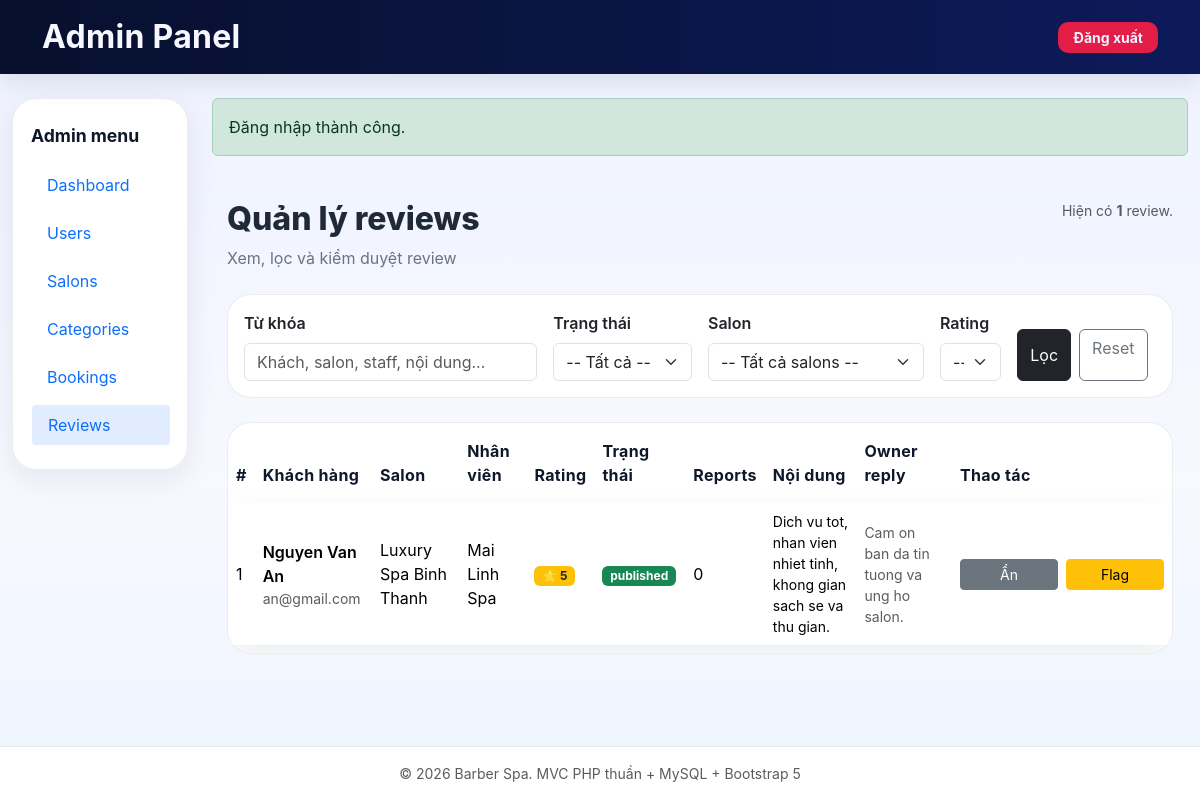
/admin/reviews (signed in), run on the app's committed database.
### tables this page shows
CREATE TABLE reviews (
    id INT UNSIGNED AUTO_INCREMENT PRIMARY KEY,
    booking_id INT UNSIGNED NOT NULL,
    user_id INT UNSIGNED NOT NULL,
    salon_id INT UNSIGNED NOT NULL,
    staff_id INT UNSIGNED NOT NULL,
    rating TINYINT NOT NULL,
    content TEXT NOT NULL,
    images LONGTEXT NULL,
    status ENUM('published', 'flagged', 'removed') NOT NULL DEFAULT 'published',
    owner_reply TEXT NULL,
    owner_replied_at DATETIME NULL,
    report_count INT NOT NULL DEFAULT 0,
    created_at TIMESTAMP NULL DEFAULT CURRENT_TIMESTAMP,
    updated_at TIMESTAMP NULL DEFAULT CURRENT_TIMESTAMP ON UPDATE CURRENT_TIMESTAMP,

    CONSTRAINT fk_reviews_booking
        FOREIGN KEY (booking_id) REFERENCES bookings(id)
        ON DELETE CASCADE,

    CONSTRAINT fk_reviews_user
        FOREIGN KEY (user_id) REFERENCES users(id)
        ON DELETE CASCADE,

    CONSTRAINT fk_reviews_salon
        FOREIGN KEY (salon_id) REFERENCES salons(id)
        ON DELETE CASCADE,

    CONSTRAINT fk_reviews_staff
        FOREIGN KEY (staff_id) REFERENCES staff(id)
        ON DELETE CASCADE,

    UNIQUE KEY uq_reviews_booking (booking_id),
    INDEX idx_reviews_user (user_id),
    INDEX idx_reviews_salon (salon_id),
    INDEX idx_reviews_staff (staff_id),
    INDEX idx_reviews_status (status),
    INDEX idx_reviews_rating (rating),
    INDEX idx_reviews_report_count (report_count)
);

CREATE TABLE users (
    id INT UNSIGNED AUTO_INCREMENT PRIMARY KEY,
    name VARCHAR(150) NOT NULL,
    email VARCHAR(150) NOT NULL UNIQUE,
    password VARCHAR(255) NOT NULL,
    role ENUM('admin', 'owner', 'customer') NOT NULL DEFAULT 'customer',
    is_active TINYINT(1) NOT NULL DEFAULT 1,
    ban_reason TEXT NULL,
    login_attempts INT NOT NULL DEFAULT 0,
    locked_until DATETIME NULL,
    last_login_at DATETIME NULL,
    login_ip VARCHAR(45) NULL,
    email_verified_at DATETIME NULL,
    email_token VARCHAR(255) NULL,
    reset_token VARCHAR(255) NULL,
    reset_token_expires DATETIME NULL,
    phone VARCHAR(20) NULL,
    address VARCHAR(255) NULL,
    city VARCHAR(100) NULL,
    district VARCHAR(100) NULL,
    avatar VARCHAR(255) NULL,
    remember_token VARCHAR(255) NULL,
    created_at TIMESTAMP NULL DEFAULT CURRENT_TIMESTAMP,
    updated_at TIMESTAMP NULL DEFAULT CURRENT_TIMESTAMP ON UPDATE CURRENT_TIMESTAMP,

    INDEX idx_users_role (role),
    INDEX idx_users_active (is_active),
    INDEX idx_users_locked_until (locked_until),
    INDEX idx_users_email_token (email_token),
    INDEX idx_users_reset_token (reset_token)
);

CREATE TABLE salons (
    id INT UNSIGNED AUTO_INCREMENT PRIMARY KEY,
    owner_id INT UNSIGNED NOT NULL,
    name VARCHAR(200) NOT NULL,
    address VARCHAR(255) NOT NULL,
    district VARCHAR(100) NOT NULL,
    city VARCHAR(100) NOT NULL,
    phone VARCHAR(20) NOT NULL,
    description TEXT NULL,
    search_keywords TEXT NULL,
    open_time TIME NOT NULL DEFAULT '08:00:00',
    close_time TIME NOT NULL DEFAULT '20:00:00',
    working_days VARCHAR(100) NOT NULL DEFAULT '1,2,3,4,5,6',
    avg_rating DECIMAL(3,2) NOT NULL DEFAULT 0.00,
    total_reviews INT NOT NULL DEFAULT 0,
    total_bookings INT NOT NULL DEFAULT 0,
    status ENUM('pending', 'active', 'hidden', 'rejected', 'deleted') NOT NULL DEFAULT 'pending',
    reject_reason TEXT NULL,
    latitude DECIMAL(10,7) NULL,
    longitude DECIMAL(10,7) NULL,
    created_at TIMESTAMP NULL DEFAULT CURRENT_TIMESTAMP,
    updated_at TIMESTAMP NULL DEFAULT CURRENT_TIMESTAMP ON UPDATE CURRENT_TIMESTAMP,

    CONSTRAINT fk_salons_owner
        FOREIGN KEY (owner_id) REFERENCES users(id)
        ON DELETE CASCADE,

    INDEX idx_salons_owner (owner_id),
    INDEX idx_salons_status (status),
    INDEX idx_salons_city (city),
    INDEX idx_salons_district (district),
    INDEX idx_salons_rating (avg_rating),
    INDEX idx_salons_bookings (total_bookings),
    FULLTEXT KEY ft_salons_search (name, description, search_keywords)
);

CREATE TABLE staff (
    id INT UNSIGNED AUTO_INCREMENT PRIMARY KEY,
    salon_id INT UNSIGNED NOT NULL,
    name VARCHAR(150) NOT NULL,
    phone VARCHAR(20) NULL,
    avatar VARCHAR(255) NULL,
    specialties LONGTEXT NULL,
    is_active TINYINT(1) NOT NULL DEFAULT 1,

    CONSTRAINT fk_staff_salon
        FOREIGN KEY (salon_id) REFERENCES salons(id)
        ON DELETE CASCADE,

    INDEX idx_staff_salon (salon_id),
    INDEX idx_staff_active (is_active)
);

### core/helpers.php (called while the page is built, shortened)
<?php
function e(?string $value): string
{
    return htmlspecialchars((string) $value, ENT_QUOTES, 'UTF-8');
}
function render(string $view, array $data = [], string $layout = 'app'): void
{
    extract($data, EXTR_SKIP);
    require __DIR__ . '/../views/' . $view . '.php';
}

### controllers/admin/ReviewController.php (called while the page is built, shortened)
<?php
class ReviewController
{
    private Salon $salonModel;
    public function __construct()
    {
        $this->salonModel = new Salon();
    }
    public function index(): void
    {
        $keyword = trim($_GET['keyword'] ?? '');
        $status = trim($_GET['status'] ?? '');
        $salonId = trim($_GET['salon_id'] ?? '');
        $rating = trim($_GET['rating'] ?? '');
        $filters = [
            'keyword' => $keyword,
            'status' => $status,
            'salon_id' => $salonId,
            'rating' => $rating,
        ];
        $reviews = $this->getReviewsForAdmin($filters);
        $salons = $this->salonModel->getAllForAdmin([]);
        render('admin/reviews/index', [
            'pageTitle' => 'Admin Reviews - ' . APP_NAME,
            'navSection' => 'admin',
            'reviews' => $reviews,
            'salons' => $salons,
        ]);
    }
    private function getReviewsForAdmin(array $filters = []): array
    {
        $db = Database::getInstance();
        $sql = "SELECT r.*,
                       u.name AS customer_name,
                       u.email AS customer_email,
                       s.name AS salon_name,
                       st.name AS staff_name
                FROM reviews r
                LEFT JOIN users u ON u.id = r.user_id
                LEFT JOIN salons s ON s.id = r.salon_id
                LEFT JOIN staff st ON st.id = r.staff_id
                WHERE 1=1";
        $params = [];
        $sql .= " ORDER BY r.id DESC";
        $stmt = $db->prepare($sql);
        $stmt->execute($params);
        return $stmt->fetchAll();
    }
}

### views/admin/reviews/index.php (the view, shortened to what this page needs)
<?php
function adminReviewStatusBadgeClass(string $status): string
{
    return match ($status) {
        'published' => 'bg-success',
        'removed' => 'bg-secondary',
        'flagged' => 'bg-warning text-dark',
        default => 'bg-secondary',
    };
}
?>
<div class="admin-page admin-reviews-page">
    <div class="admin-page-header d-flex flex-column flex-md-row justify-content-between align-items-start gap-3 mb-4">
        <div>
            <h2 class="page-section-title">Quản lý reviews</h2>
            <div class="page-section-subtitle">Xem, lọc và kiểm duyệt review</div>
        </div>
        <div class="text-muted small text-end">
            Hiện có <strong><?= e((string) count($reviews)) ?></strong> review.
        </div>
    </div>
    <div class="card admin-card-surface mb-4 admin-filter-card">
        <div class="card-body">
            <form method="GET" action="<?= e(BASE_URL . '/admin/reviews') ?>">
                <div class="row g-3 align-items-end">
                    <div class="col-md-4">
                        <label class="form-label">Từ khóa</label>
                        <input
                            type="text"
                            name="keyword"
                            class="form-control"
                            value="<?= e($_GET['keyword'] ?? '') ?>"
                            placeholder="Khách, salon, staff, nội dung..."
                        >
                    </div>
                    <div class="col-md-2">
                        <label class="form-label">Trạng thái</label>
                        <select name="status" class="form-select">
                            <option value="">-- Tất cả --</option>
                        </select>
                    </div>
                    <div class="col-md-3">
                        <label class="form-label">Salon</label>
                        <select name="salon_id" class="form-select">
                            <option value="">-- Tất cả salons --</option>
                        </select>
                    </div>
                    <div class="col-md-1">
                        <label class="form-label">Rating</label>
                        <select name="rating" class="form-select">
                            <option value="">--</option>
                        </select>
                    </div>
                    <div class="col-md-2 d-flex gap-2">
                        <button type="submit" class="btn btn-dark">Lọc</button>
                        <a href="<?= e(BASE_URL . '/admin/reviews') ?>" class="btn btn-outline-secondary">Reset</a>
                    </div>
                </div>
            </form>
        </div>
    </div>
    <div class="card admin-card-surface admin-table-card">
        <div class="card-body p-0">
            <?php if (empty($reviews)): ?>
                <div class="alert alert-info mb-0">Không có review nào phù hợp.</div>
            <?php else: ?>
                <div class="table-responsive">
                    <table class="table admin-table align-middle mb-0">
                        <thead>
                            <tr>
                                <th>#</th>
                                <th>Khách hàng</th>
                                <th>Salon</th>
                                <th>Nhân viên</th>
                                <th>Rating</th>
                                <th>Trạng thái</th>
                                <th>Reports</th>
                                <th>Nội dung</th>
                                <th>Owner reply</th>
                                <th style="min-width: 220px;">Thao tác</th>
                            </tr>
                        </thead>
                        <tbody>
                            <?php foreach ($reviews as $review): ?>
                                <tr>
                                    <td><?= e((string) $review['id']) ?></td>
                                    <td>
                                        <div class="fw-semibold"><?= e($review['customer_name']) ?></div>
                                        <div class="small text-muted"><?= e($review['customer_email']) ?></div>
                                    </td>
                                    <td><?= e($review['salon_name']) ?></td>
                                    <td><?= e((string) ($review['staff_name'] ?? '')) ?: '-' ?></td>
                                    <td>
                                        <span class="badge bg-warning text-dark">⭐ <?= e((string) $review['rating']) ?></span>
                                    </td>
                                    <td>
                                        <span class="badge <?= adminReviewStatusBadgeClass((string) $review['status']) ?>">
                                            <?= e($review['status']) ?>
                                        </span>
                                    </td>
                                    <td><?= e((string) ($review['report_count'] ?? 0)) ?></td>
                                    <td>
                                        <div style="max-width: 260px;" class="small">
                                            <?= e(mb_strimwidth((string) ($review['content'] ?? ''), 0, 120, '...')) ?>
                                        </div>
                                    </td>
                                    <td>
                                        <div style="max-width: 220px;" class="small text-muted">
                                            <?= e(mb_strimwidth((string) ($review['owner_reply'] ?? ''), 0, 100, '...')) ?: '-' ?>
                                        </div>
                                    </td>
                                    <td>
                                        <div class="admin-table-actions d-flex gap-2 flex-wrap">
                                            <?php if ($review['status'] !== 'removed'): ?>
                                                <form method="POST" action="<?= e(BASE_URL . '/admin/reviews') ?>" data-confirm="An review nay khoi trang cong khai?">
                                                    <button type="submit" class="btn btn-sm btn-secondary">Ẩn</button>
                                                </form>
                                            <?php endif; ?>
                                            <?php if ($review['status'] !== 'flagged'): ?>
                                                <form method="POST" action="<?= e(BASE_URL . '/admin/reviews') ?>">
                                                    <button type="submit" class="btn btn-sm btn-warning">Flag</button>
                                                </form>
                                            <?php endif; ?>
                                        </div>
                                    </td>
                                </tr>
                            <?php endforeach; ?>
                        </tbody>
                    </table>
                </div>
            <?php endif; ?>
        </div>
    </div>
</div>

### index.php (shortened to what this page needs)
<?php
require_once __DIR__ . '/core/helpers.php';
$path = trim($_GET['path'] ?? '', '/');
foreach ($routes as $pattern => $handler) {
    $regex = '#^' . $pattern . '$#';
    if (preg_match($regex, $path, $matches)) {
        $params = array_slice($matches, 1);
        [$file, $method] = explode('@', $handler);
        $controller = new $className();
        call_user_func_array([$controller, $method], $params);
        break;
    }
}

### public/css/style.css (style rules this page uses)
:root { --primary-color: #0d6efd; --dark-color: #0f172a; --dark-2: #111827; --text-color: #1f2937; --muted-color: #6b7280; --light-bg: #f3f4f6; --white: #ffffff; --border-color: #e5e7eb; --shadow-soft: 0 10px 30px rgba(15, 23, 42, 0.08); --shadow-medium: 0 20px 40px rgba(15, 23, 42, 0.12); --radius-lg: 22px; --radius-md: 16px; --radius-sm: 12px; }
html { scroll-behavior: smooth; }
body { font-family: "Inter", system-ui, -apple-system, BlinkMacSystemFont, "Segoe UI", sans-serif; background: linear-gradient(180deg, #e2e8f0 0%, #eff6ff 42%, #f8fafc 100%); color: var(--text-color); }
.admin-layout, .owner-layout { background: linear-gradient(180deg, #eef2ff 0%, #f7f9ff 60%, #eef4ff 100%); }
.admin-page, .owner-page { padding: 28px 15px 50px; }
.admin-page .admin-page-header { display: flex; flex-wrap: wrap; justify-content: space-between; align-items: flex-start; gap: 1rem; margin-bottom: 1.5rem; }
.admin-page .admin-table-actions { display: flex; flex-wrap: wrap; gap: 0.65rem; align-items: center; }
.admin-page .admin-table-actions .btn { min-width: 98px; }
.admin-page .page-section-title { font-size: 2rem; font-weight: 800; }
.admin-page .page-section-subtitle { color: var(--muted-color); font-size: 1rem; }
.admin-page .admin-filter-card { border-radius: 24px; backdrop-filter: blur(12px); background: rgba(255, 255, 255, 0.92); border: 1px solid rgba(15, 23, 42, 0.08); }
.admin-page .admin-table-card { border-radius: 24px; border: 1px solid rgba(15, 23, 42, 0.08); overflow: hidden; }
.admin-page .admin-table { border-collapse: separate; border-spacing: 0 0.5rem; }
.admin-page .admin-table thead th { border-bottom: none; font-weight: 700; color: var(--dark-color); letter-spacing: 0.02em; }
.admin-page .admin-table tbody tr { background: #ffffff; border-radius: 18px; box-shadow: var(--shadow-soft); }
.admin-page .admin-table tbody tr td { vertical-align: middle; border: none; }
.admin-page .admin-filter-card .form-label { font-weight: 600; }
.admin-page .admin-filter-card .btn { min-height: 52px; }
.admin-page { padding: 28px 15px 50px; }
.admin-page .admin-card-surface { background: #ffffff; }

### data on the page
reviews: id "1", user.name "Nguyen Van An", user.email "an@gmail.com", salon.name "Luxury Spa Binh Thanh", staff.name "Mai Linh Spa", rating "5", status "published", report_count "0", content "Dich vu tot, nhan vien nhiet tinh, khong gian sach se va thu gian.", owner_reply "Cam on ban da tin tuong va ung ho salon."

### other printed values
$label "Dashboard"
$label "Users"
$label "Salons"
$label "Categories"
$label "Bookings"
$label "Reviews"
getFlash($key) "Đăng nhập thành công."
count($reviews) "1"
